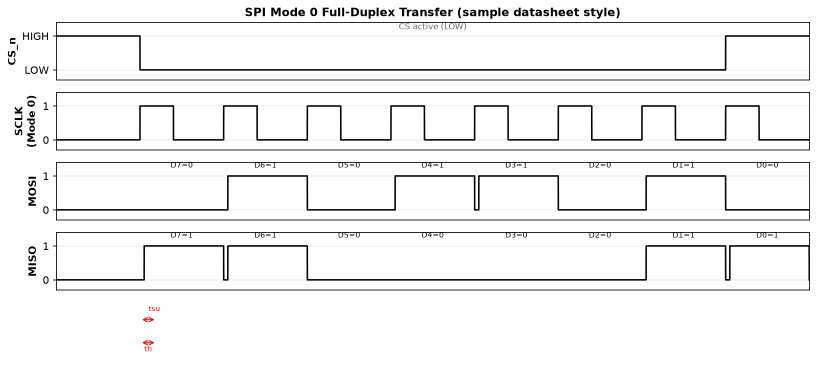
#> input picture .workbuddy/skills/wave2visio/assets/test-input-spi.png, 1633 x 735 px, given in place of issi-sdr-alternating-bank-write.png, which was not available (shown at 1/2 size)
$ python build_noframe_demo.py
#> lines starting #> are read from the running program, lines starting #| are printed output that depends on the picture; after the words box and inside, x2 and y2 are one past the last pixel; in counts of white or black regions, pixels touching at a corner belong together
### .workbuddy/skills/wave2visio/scripts/auto_trace.py
#!/usr/bin/env python3
# -*- coding: utf-8 -*-
"""
auto_trace.py — 纯几何「读图」：从时序图 PNG 直接反解电平序列，**零大模型调用**。

⚠️ 实验性模块（EXPERIMENTAL）。用来证明一件事：
   对「机绘波形图」（datasheet / EDA 导出 / matplotlib 画的那种），不需要视觉大模型
   —— 几何解析更准、更快、可复现。

和现有链路的关系：
   现有：  图片 --[视觉大模型]--> WaveJSON --> wavejson2svg.py --> SVG
   本模块：图片 --[几何解析]----> WaveJSON --> wavejson2svg.py --> SVG
   ↑ 只替换第一步，后面完全复用。

两种分行模式（--mode）：

   frame      每条信号有独立方框时，靠「配对横边框」分行（自测图是这种）
   frameless  真实 datasheet 一条方框都没有 —— 靠左侧「行标签文字块」分行
              （人读图就是这么读的）。实测 ISSI 8/8、AD7606 Fig4 4/4、Fig2 5/5 全对
   auto       先试 frameless，失败退回 frame（默认）

原理（四步，全是确定性算法）：
   1. 分行      ：frameless = 文字带；frame = 配对横边框
   2. 认时钟    ：「跳变次数多 + 全周期等距」的轨道 = 时钟（可 --clock 手动指定）
   3. 定位窗     ：时钟的相邻上升沿之间 = 1 个 bit 窗
   4. 采电平     ：每条轨道在每个位窗的 25% / 75% 处各取一次电平 → 正好 2 字符/bit
                  采样用「窗口内中位数」而不是单点，规避原图自带的细毛刺

用法：
   python3 scripts/auto_trace.py --png assets/test-input-spi.png            # 打印结果
   python3 scripts/auto_trace.py --png datasheet.png -v                     # 无框模式，看分行
   python3 scripts/auto_trace.py --png x.png --rows level,level,bus,level   # 手工指定行类型
   python3 scripts/auto_trace.py --png x.png --out x.json --svg x.svg       # 落盘
   python3 scripts/auto_trace.py --png x.png --clock 1 --verbose            # 手动指定时钟轨道
"""
import argparse
import json
import os
import sys

HERE = os.path.dirname(os.path.abspath(__file__))
ROOT = os.path.dirname(HERE)
sys.path.insert(0, HERE)

DARK = 0.45          # 灰度阈值
SPINE_ROW = 0.75     # 整行深色比例 > 此值 → 横边框
SPINE_COL = 0.75     # 整列深色比例 > 此值 → 竖边框
RAIL_TOL = 0.45      # 判定「贴近某条电平轨」的容差（占轨道高度的比例）
MIN_RUN = 4          # 去毛刺：短于此长度的电平段被并掉

# —— 无框模式参数 ——
FRAME_COL = 0.80     # 整列深色比例 > 此值 → 竖外框（做行标签投影时必须剔除）
FRAME_RUN = 0.90     # 横段长 > 此值×图宽 → 外框线（算波形区时必须剔除）
LABEL_GAP = 14       # 行标签文字带之间的最小空白行数（> 此值即断行）
LABEL_MIN_H = 10     # 文字带最小高度
# ⚠️ **无框 / 有框必须用不同的值**（2026-10-22 实测踩出来的）：
#   无框模式：行边界靠左侧文字标签的 y 投影猜，猜不准就会把**相邻的文字**
#     （图标题、标注说明）圈进轨道 → 文字笔画的等间距被当成周期时钟。
#     实测 7 张真实厂商图：ROW_HALF_NOFRAME=0.25 时「三张 ISSI 全过 + 四张无时钟图全拒收」；
#     0.42 时 AD7606 Fig4 与 ADS8482 Fig33 被误放行（假时钟 / 行带重叠）。
#   有框模式：边界由方框线给出，本来就准；收窄反而会切掉框内波形 ——
#     实测 0.25 时基准 SPI 图（test-input-spi.png，有框）在 frame 模式下读不出时钟。
ROW_HALF_NOFRAME = 0.25   # 无框模式行带半高 = 行距 × 此值（7 图实测唯一全对窗口）
ROW_HALF_FRAME = 0.42     # 有框模式行带半高（有框边界本就准，不宜收窄）
ROW_HALF = ROW_HALF_NOFRAME   # 兼容旧引用
BUS_FILL = 0.05      # 行带内灰底填充率 >= 此值 → 判为总线带

# —— 时钟硬门槛（防「无时钟的图被硬凑出假时钟」）——
MIN_CLOCK_EDGES = 6  # 时钟至少要 6 次跳变
MIN_CLOCK_REG = 0.60 # 且等距比例 >= 0.60
MIN_BIT_WINDOWS = 3  # 等距过滤后至少要 3 个位窗（= 3 个时钟上升沿）


# --------------------------------------------------------------------------
# 基础工具
# --------------------------------------------------------------------------
# [11 lines left out: function _group, not called in this run]


def _median(xs):
    s = sorted(xs)
    n = len(s)
    return s[n // 2] if n % 2 else (s[n // 2 - 1] + s[n // 2]) / 2


def load_dark(png_path):
    """读图 → (灰度 float 数组 **0-1**, 深色布尔掩码)。

    ⚠️ **灰度必须归一化到 0-1**（2026-10-22 修，JPEG 输入必崩的根因）。

    背景：`DARK` 等全部判据常数都是 0-1 尺度的（如 DARK=0.45 判「深色」）。
    但 `matplotlib.image.imread` 的返回**取决于文件格式**：
      - 8-bit PNG  → float64，值域已是 0.0~1.0
      - JPEG      → float64，值域是 **0.0~255.0**
    原代码直接 `gray < DARK`，于是 JPEG 的深色判定只剩「值恰为 0」的像素成立，
    整幅图几乎全被判成白色 → 深色占比掉到 0.2% → wave_span 退回 [0, W-1]
    → 标签列范围 x<0 为空 → 报「只找到 0 个行标签」。
    **PNG 输入恰好躲过这个 bug，所以自检一直是绿的**，直到拿真实 JPEG 截图试。

    修法：在读进来的当场按实际值域归一化，让 DARK 的语义（0-1）在所有格式下统一。
    判据常数一律不动 —— `pdf_trace.DARK ≡ auto_trace.DARK` 是跨模块硬约定。
    """
    import matplotlib
    matplotlib.use("Agg")
    import matplotlib.image as mpimg
    im = mpimg.imread(png_path)
    if im.ndim == 3:
        gray = im[..., :3].mean(axis=2)
    else:
        gray = im.astype(float)          # 已经是单通道灰度
    # 值域归一化：>1.0 说明是 0-255 整数尺度（matplotlib 对 JPEG/BMP 就是这样）
    mx = float(gray.max())
    if mx > 1.0:
        gray = gray / 255.0
    return gray, gray < DARK


# --------------------------------------------------------------------------
# 第 1 步：找轨道
# --------------------------------------------------------------------------
# [24 lines left out: function find_tracks, not called in this run]


# --------------------------------------------------------------------------
# 第 1 步（无框版）：真实 datasheet 大多没有「每条信号一个方框」
# --------------------------------------------------------------------------
# 为什么另起一套：真实厂商图（TI / ADI / ISSI）的特征是
#   ① 一条信号一个方框的**没有** —— find_tracks 靠配对边框，直接失效；
#   ② 总线带（梯形/菱形 + 文字）贡献大量长横线，被误当电平轨；
#   ③ 图底部还有一堆 tRCD/tRRAS 标注尺寸线，也是长横线；
#   ④ 有的信号（如 RD 的低电平平台）横段太短，够不到 10%W 阈值。
# 实测（AD7606 Fig4）：16 条「长横线」里只有 3 条是真电平轨。
#
# 所以无框模式改走**人读图的那条路**：每条信号行左侧都有一个文字标签，
# 垂直居中于该行 —— 用文字带分行。
#   实测命中：ISSI 8带→8行 / AD7606 Fig4 4带→4行 / AD7606 Fig2 5带→5行，全对。
def frame_cols(dark):
    """整列深色比例 > FRAME_COL 的列 → 竖外框。

    ⚠️ 做行标签投影前**必须**剔掉这些列。外框每一行都是深的，会把所有
       文字带粘成一条（实测：ISSI 不剔除时 8 带 → 1 带，全错）。
    """
    import numpy as np
    f = dark.mean(axis=0)
    return set(int(x) for x in np.where(f > FRAME_COL)[0])


def wave_span(dark, min_frac=0.10, frame_frac=FRAME_RUN):
    """波形区左右边界 x = [最左长横段起点, 最右长横段终点]。

    ⚠️ 必须排除「近全宽的横线」= 图的外框：它就是最长的那条横线，起点在最左，
       不排除的话波形区会被算成整幅图（实测 ISSI 误得 x=[16,2916]，正确是 [356,2878]）。
       取 1/99 分位而非极值，抗单点噪声。
    """
    import numpy as np
    H, W = dark.shape
    ml, fl = int(W * min_frac), int(W * frame_frac)
    xs0, xs1 = [], []
    for y in range(H):
        row = dark[y]
        if not row.any():
            continue
        for s, e in _runs1d(row):
            if ml <= e - s < fl:
                xs0.append(int(s))
                xs1.append(int(e))
    if not xs0:
        return 0, W - 1
    return int(np.percentile(xs0, 1)), int(np.percentile(xs1, 99))


def _runs1d(vec):
    """一维 bool → [(start, end)]（半开区间，end 不含）。"""
    import numpy as np
    d = np.diff(np.concatenate(([0], vec.view(np.int8), [0])))
    return list(zip(np.where(d == 1)[0], np.where(d == -1)[0]))


def _bands(mask, gap, min_h=1):
    out, cur = [], None
    for i, v in enumerate(mask):
        if not v:
            continue
        if cur is None:
            cur = [i, i]
        elif i - cur[1] <= gap:
            cur[1] = i
        else:
            out.append(tuple(cur))
            cur = [i, i]
    if cur:
        out.append(tuple(cur))
    return [(a, b) for a, b in out if b - a + 1 >= min_h]


def label_rows(dark, x_to, fcols, gap=LABEL_GAP, min_h=LABEL_MIN_H):
    """用左侧「行标签文字块」分行，返回 [(y_top, y_bot)]。

    每个信号行左侧有一个文字标签，垂直居中于该行。把标签列里的深色像素做
    y 方向投影，一段文字 = 一条信号行。
    多行标签（"DATA:\\nDB[15:0]"）靠 gap 合并成一段。
    """
    import numpy as np
    cols = [x for x in range(max(1, x_to)) if x not in fcols]
    if not cols:
        return []
    prof = dark[:, cols].sum(axis=1)
    return _bands(prof > 0, gap, min_h)


def frameless_tracks(gray, dark, fcols=None, verbose=False):
    """无框模式：返回 (tracks, plot_l, plot_r, kinds)。

    tracks = [(y_top, y_bot)] 每行一条；kinds = 每行的 ['level'|'bus']。
    """
    fcols = frame_cols(dark) if fcols is None else fcols
    plot_l, plot_r = wave_span(dark)
    rows = label_rows(dark, plot_l, fcols)
    if len(rows) < 2:
        raise SystemExit(
            f"无框模式只找到 {len(rows)} 个行标签，无法分行。\n"
            "可能是：图太小 / 标签不在左侧 / 没有文字标签。\n"
            "可试 --mode frame（要求每条信号有独立方框），或手工裁一行出来。")

    centers = [(a + b) // 2 for a, b in rows]
    pitch = int(_median([centers[i + 1] - centers[i] for i in range(len(centers) - 1)]))

    tracks, kinds = [], []
    for a, b in rows:
        yc = (a + b) // 2
        half = max(8, int(pitch * ROW_HALF_NOFRAME))
        y0 = max(0, yc - half)
        y1 = min(dark.shape[0] - 1, yc + half)
        tracks.append((y0, y1))
        kinds.append(_row_kind(gray, dark, y0, y1, plot_l, plot_r))
    if verbose:
        print(f"无框模式：波形区 x=[{plot_l},{plot_r}] 行距 {pitch}px  {len(tracks)} 行")
        for i, ((y0, y1), k) in enumerate(zip(tracks, kinds)):
            print(f"   行{i}  y=[{y0},{y1}]  {k}")
    return tracks, plot_l, plot_r, kinds


def _row_kind(gray, dark, y0, y1, plot_l, plot_r):
    """判这一行是「电平信号」还是「总线带（含 DON'T CARE 阴影）」。

    判据 = **灰底填充率**：真实 datasheet 画总线带 / 无效区时习惯铺一层中灰
    （ISSI 的梯形总线带、DON'T CARE 图例都是这么画的），而电平信号是纯白底。

    实测灰底填充率（阈值 0.05）：
        ISSI 行0 CLK（电平） = 0.019  |  行1..7（总线带）= 0.101 ~ 0.287   ← 5~15 倍分离
        AD7606 Fig2 全 5 行（都是电平）= 0.005 ~ 0.015                    ← 零误报

    刻意选这个**保守**判据，理由是失败方向：
      · 拿不准时报 'level' —— 会多解一行，工程师一眼看出是垃圾，删掉即可；
      · 报错成 'bus' 则会**静默丢信号**，代价大得多。
    已知局限：AD7606 Fig4 的 DB[15:0] 总线带是**白底黑边**（不铺灰），
    这里检不出来 —— 属于「解出来不完美」而非「丢数据」，可接受。
    要精确控制就手工指定：--rows level,level,bus,level
    """
    import numpy as np
    band_g = gray[y0:y1 + 1, plot_l:plot_r + 1]
    fill = float(((band_g > DARK) & (band_g < 0.92)).mean())
    return "bus" if fill >= BUS_FILL else "level"


# [97 lines left out: functions long_run_mask, track_profile, find_rails, level_series, not called in this run]


def transition_positions(series):
    """返回电平翻转处的列号（相对 series 起点的偏移）。"""
    return [i for i in range(1, len(series)) if series[i] != series[i - 1]]


# [309 lines left out: functions pick_clock, bit_boundaries, level_at, char_for, trace, main, not called in this run]


# [2 lines that do not run on import are left out]

### test-cases/real-datasheets/build_noframe_demo.py
#!/usr/bin/env python3
# -*- coding: utf-8 -*-
"""生成「无框模式」可视化验收页（单文件，所有图片 base64 内嵌）。

跑法：python3 build_noframe_demo.py
产出：noframe-mode.html
"""
import base64
import io
import os
import sys

import numpy as np
import matplotlib
matplotlib.use("Agg")
import matplotlib.image as mpimg
import matplotlib.pyplot as plt

HERE = os.path.dirname(os.path.abspath(__file__))
ROOT = os.path.abspath(os.path.join(HERE, "..", ".."))
sys.path.insert(0, os.path.join(ROOT, ".workbuddy", "skills", "wave2visio", "scripts"))
import auto_trace as at  # noqa: E402

FIGS = os.path.join(HERE, "figs")

CASES = [
    ("issi-sdr-alternating-bank-write.png",
     "ISSI SDRAM · 交替 bank 写时序", 8, "8 / 8"),
    ("ad7606-fig4-parallel-cs-rd.png",
     "ADI AD7606 · 并行模式 CS/RD 时序", 4, "4 / 4"),
    ("ad7606-fig2-convst-after.png",
     "ADI AD7606 · CONVST 转换后读时序", 5, "5 / 5"),
    ("ads8482-fig33-auto-read.png",
     "TI ADS8482 · 自动读时序", 17, "17 条（含标注带）"),
]

LEVEL_C = "#ff2d55"
BUS_C = "#ff9f0a"
SPAN_C = "#2979ff"


def b64_png(fig, width=1180):
    buf = io.BytesIO()
    fig.savefig(buf, format="png", facecolor="white", bbox_inches="tight", dpi=100)
    plt.close(fig)
    from PIL import Image
    im = Image.open(io.BytesIO(buf.getvalue())).convert("RGB")
    if im.width > width:
        im = im.resize((width, max(1, int(im.height * width / im.width))), Image.LANCZOS)
    out = io.BytesIO()
    im.save(out, format="PNG", optimize=True)
    return base64.b64encode(out.getvalue()).decode("ascii")


def overlay_case(path):
    g, dark = at.load_dark(path)
#> in load_dark, im is the input picture: shape (735, 1633, 4) float32; mean R, G, B, A 0.951, 0.951, 0.951, 1
#> in load_dark, `mx = float(gray.max())`: mx = 1
    H, W = g.shape
    tracks, pl, pr, kinds = at.frameless_tracks(g, dark)
    rows = at.label_rows(dark, pl, at.frame_cols(dark))

    fig, ax = plt.subplots(figsize=(15, 15 * H / W), dpi=100)
    ax.imshow(g, cmap="gray", vmin=0, vmax=1)
    for i, ((y0, y1), k) in enumerate(zip(tracks, kinds)):
        col = LEVEL_C if k == "level" else BUS_C
        ax.plot([pl, pr], [y0, y0], color=col, lw=1.1, alpha=.75)
        ax.plot([pl, pr], [y1, y1], color=col, lw=1.1, alpha=.75)
        ax.text(pl - W * .012, (y0 + y1) / 2, f"#{i}",
                color=col, fontsize=15, ha="right", va="center", fontweight="bold")
    for x in (pl, pr):
        ax.axvline(x, color=SPAN_C, lw=1.6, alpha=.9)
    ax.set_ylim(H, 0)
    ax.axis("off")
    return b64_png(fig), {"tracks": len(tracks), "kinds": kinds,
                          "span": (pl, pr), "rows": len(rows)}


# [50 lines left out: function overlay_issi_clock, not called in this run]


def main():
    cards, kb = [], {}
    for name, title, expect, note in CASES:
        img, meta = overlay_case(os.path.join(FIGS, name))
#> in overlay_case, `g, dark = at.load_dark(path)`:
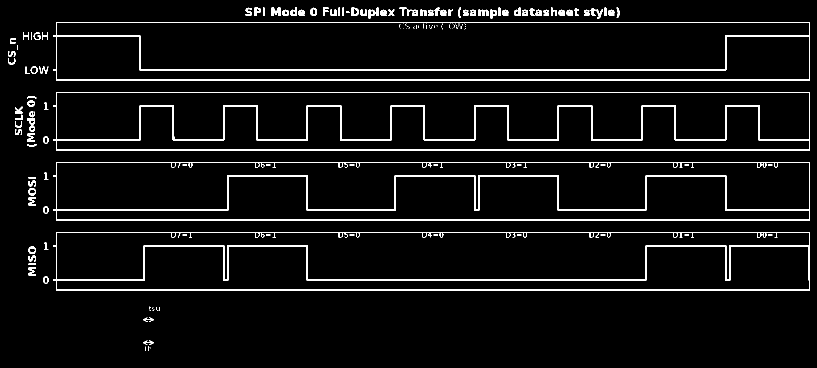
#> dark: shape (735, 1633) bool (shown at 1/2 size); 5.1% white; 181 white regions (90 under 20 px), largest, box (x1, y1, x2, y2) and area: (106, 184, 1620, 301) 14798, (106, 324, 1620, 441) 13220, (106, 464, 1620, 581) 13074
#> in frame_cols, `f = dark.mean(axis=0)`: f = 1633 values, max 0.637 at index 112, min 0 at index 0, mean 0.0514
#> in frameless_tracks, `fcols = frame_cols(dark) if fcols is None else fcols`: fcols = 0 items
#> after the loop in wave_span, `for y in range(H):`: xs0 = 32 values, max 1452 at index 1, min 106 at index 2, mean 606.9; xs1 = 32 values, max 1620 at index 1, min 280 at index 0, mean 938.8
#> in frameless_tracks, `plot_l, plot_r = wave_span(dark)`: plot_l = 106; plot_r = 1620
#> in label_rows, `prof = dark[:, cols].sum(axis=1)`: prof = 735 values, max 35 at index 71, min 0 at index 0, mean 4.1
#> the loop in _bands, `for i, v in enumerate(mask):` made 735 passes
#> after the loop in _bands, `for i, v in enumerate(mask):`: out = [(65, 147), (192, 293), (345, 427)]
#> in frameless_tracks, `rows = label_rows(dark, plot_l, fcols)`: rows = [(65, 147), (192, 293), (345, 427), (485, 567)]
#> in frameless_tracks, `centers = [(a + b) // 2 for a, b in rows]`: centers = [106, 242, 386, 526]
#> in frameless_tracks, `pitch = int(_median([centers[i + 1] - centers[i] for i in range(len(ce..`: pitch = 140
#> the loop in frameless_tracks, `for a, b in rows:` made 4 passes
#> (a, b, yc, y0, y1, fill in _row_kind) on passes 1 to 4: (65, 147, 106, 71, 141, 0.0121), (192, 293, 242, 207, 277, 0.00936), (345, 427, 386, 351, 421, 0.0189), (485, 567, 526, 491, 561, 0.0188)
#> pass 1, in _row_kind, `band_g = gray[y0:y1 + 1, plot_l:plot_r + 1]`:
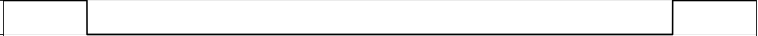
#> band_g: shape (71, 1515) float32 (shown at 1/2 size); min 0, max 1, mean 0.949
#> pass 2, in _row_kind (call 2), `band_g = gray[y0:y1 + 1, plot_l:plot_r + 1]`:
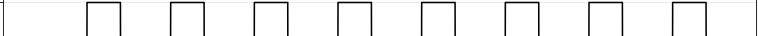
#> band_g: shape (71, 1515) float32 (shown at 1/2 size); min 0, max 1, mean 0.95
#> pass 3, in _row_kind (call 3), `band_g = gray[y0:y1 + 1, plot_l:plot_r + 1]`:
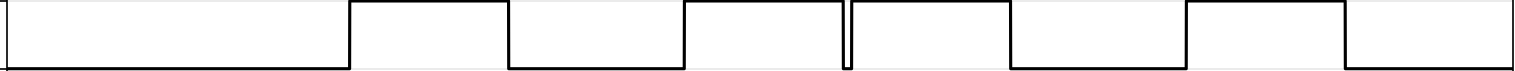
#> band_g: shape (71, 1515) float32; min 0, max 1, mean 0.94
#> after the loop in frameless_tracks, `for a, b in rows:`: kinds = ['level', 'level', 'level', 'level']; tracks = [(71, 141), (207, 277), (351, 421), (491, 561)]
#> in overlay_case, `tracks, pl, pr, kinds = at.frameless_tracks(g, dark)`: pl = 106; pr = 1620; kinds = ['level', 'level', 'level', 'level']
#> (the rest of the program and of its run is left out)
